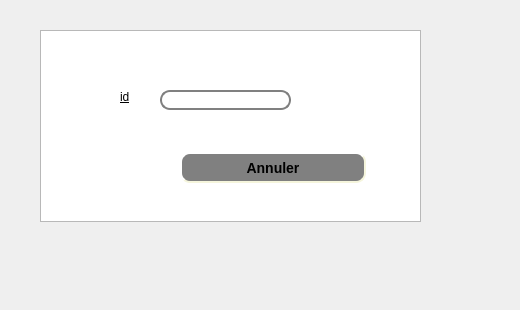
     <widget class="QWidget" name="tab_8">
      <attribute name="title">
       <string>annuler un conge</string>
      </attribute>
      <widget class="QTableView" name="tabemploye_6">
       <property name="geometry">
        <rect>
         <x>40</x>
         <y>30</y>
         <width>381</width>
         <height>192</height>
        </rect>
       </property>
      </widget>
      <widget class="QLineEdit" name="lineEdit_id_20">
       <property name="geometry">
        <rect>
         <x>160</x>
         <y>90</y>
         <width>131</width>
         <height>20</height>
        </rect>
       </property>
       <property name="styleSheet">
        <string notr="true">QLineEdit {
    border: 2px solid gray;
    border-radius: 10px;
    padding: 0 8px;
    background: white;
    selection-background-color: darkgray;
}</string>
       </property>
      </widget>
      <widget class="QPushButton" name="pb_ajouter_8">
       <property name="geometry">
        <rect>
         <x>180</x>
         <y>152</y>
         <width>186</width>
         <height>31</height>
        </rect>
       </property>
       <property name="styleSheet">
        <string notr="true">QPushButton#pb_ajouter_8{
    background-color: grey;
    border-style: outset;
    border-width: 2px;
    border-radius: 10px;
    border-color: beige;
    font: bold 14px;
    min-width: 10em;
    padding: 6px;
}
</string>
       </property>
       <property name="text">
        <string>Annuler</string>
       </property>
      </widget>
      <widget class="QLabel" name="label_29">
       <property name="geometry">
        <rect>
         <x>120</x>
         <y>90</y>
         <width>47</width>
         <height>13</height>
        </rect>
       </property>
       <property name="styleSheet">
        <string notr="true">font: 12pt &quot;Andalus&quot;;
text-decoration: underline;</string>
       </property>
       <property name="text">
        <string>id</string>
       </property>
      </widget>
      <widget class="QLabel" name="label_3">
       <property name="geometry">
        <rect>
         <x>0</x>
         <y>-1</y>
         <width>511</width>
         <height>301</height>
        </rect>
       </property>
       <property name="styleSheet">
        <string notr="true">background-image: url(:/bg.jpg);</string>
       </property>
       <property name="text">
        <string/>
       </property>
       <property name="pixmap">
        <pixmap>../60342173_2276972439287605_1529191567795945472_n.jpg</pixmap>
       </property>
      </widget>
      <zorder>label_3</zorder>
      <zorder>tabemploye_6</zorder>
      <zorder>lineEdit_id_20</zorder>
      <zorder>pb_ajouter_8</zorder>
      <zorder>label_29</zorder>
     </widget>
